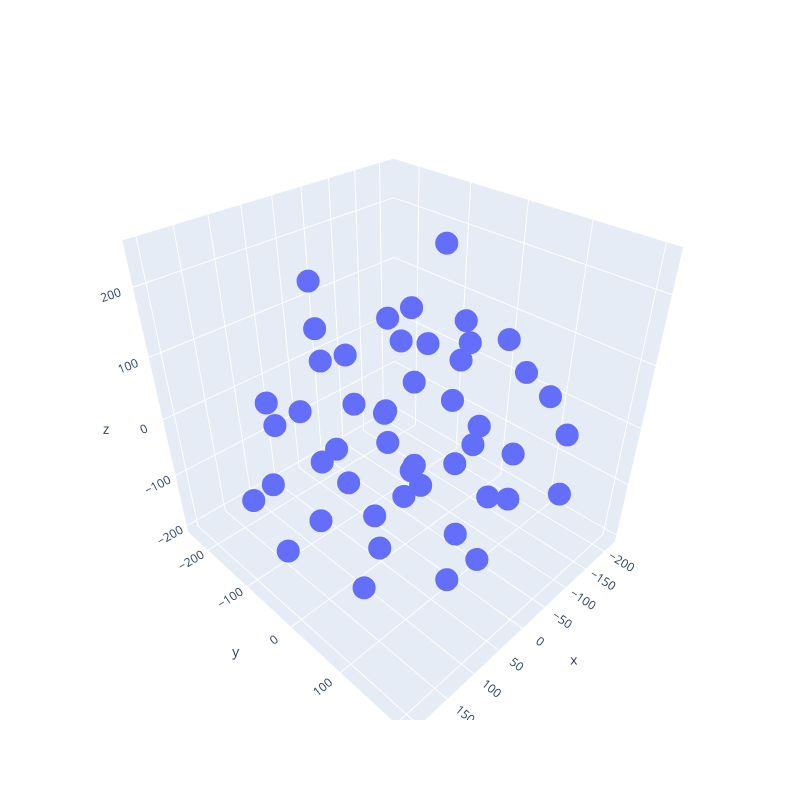

Notebook cell for this chart:
### Code cell
import matplotlib.pyplot as plt
from mpl_toolkits.mplot3d import Axes3D


kmeans2 = KMeans(n_clusters=4, init='k-means++', n_init=10, max_iter=300)    
kmeans2.fit(embedded_data3d)
trace = go.Scatter3d(x=embedded_data3d[:, 0], y=embedded_data3d[:, 1], z=embedded_data3d[:, 2], mode='markers')
layout = go.Layout(margin=dict(l=0,r=0),height = 800,width = 800)
data = [trace]
fig2 = go.Figure(data = data, layout = layout)
fig2.show()


    
fig2.write_html('kmeans3d1.html')
